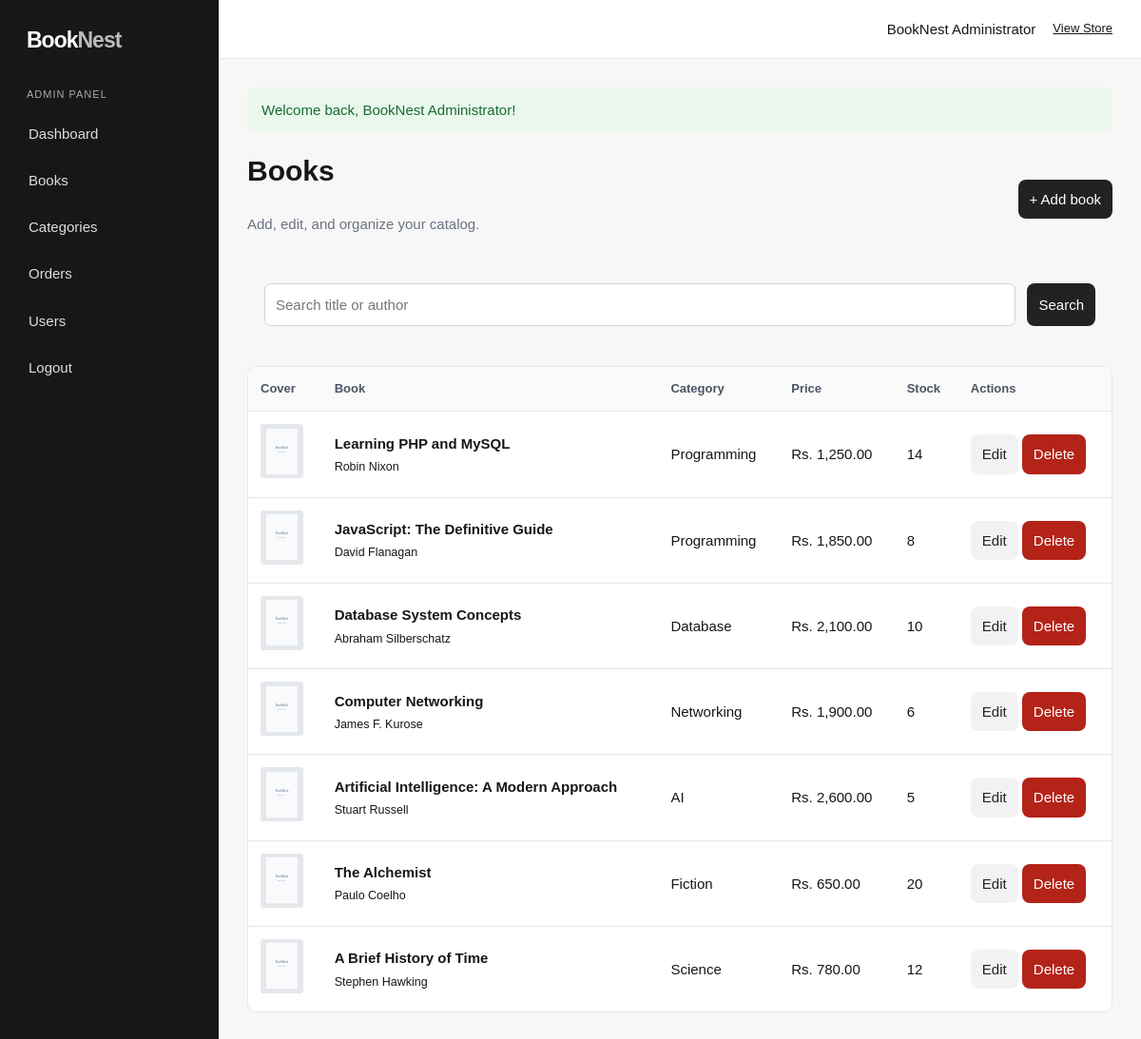
The app's page /admin/books.php (signed in) with its own data.
### tables this page shows
CREATE TABLE books (
  id INT UNSIGNED AUTO_INCREMENT PRIMARY KEY,
  category_id INT UNSIGNED NOT NULL,
  title VARCHAR(180) NOT NULL,
  author VARCHAR(120) NOT NULL,
  isbn VARCHAR(30) NULL UNIQUE,
  publisher VARCHAR(120) NULL,
  price DECIMAL(10,2) NOT NULL,
  quantity INT UNSIGNED NOT NULL DEFAULT 0,
  description TEXT NULL,
  image VARCHAR(255) NULL,
  featured TINYINT(1) NOT NULL DEFAULT 0,
  created_at TIMESTAMP DEFAULT CURRENT_TIMESTAMP,
  CONSTRAINT fk_books_category FOREIGN KEY (category_id) REFERENCES categories(id) ON UPDATE CASCADE ON DELETE RESTRICT
);

CREATE TABLE categories (
  id INT UNSIGNED AUTO_INCREMENT PRIMARY KEY,
  name VARCHAR(80) NOT NULL UNIQUE,
  description VARCHAR(255) NULL,
  created_at TIMESTAMP DEFAULT CURRENT_TIMESTAMP
);

### admin/books.php (the view, shortened to what this page needs)
<?php
require '../includes/admin-header.php';
$search = trim($_GET['search'] ?? '');
if ($search !== '') {
    $like = '%' . $search . '%';
    $stmt = $conn->prepare('SELECT b.*,c.name category_name FROM books b JOIN categories c ON b.category_id=c.id WHERE b.title LIKE ? OR b.author LIKE ? ORDER BY b.created_at DESC');
    $stmt->bind_param('ss', $like, $like);
    $stmt->execute();
    $books = $stmt->get_result();
} else
    $books = $conn->query('SELECT b.*,c.name category_name FROM books b JOIN categories c ON b.category_id=c.id ORDER BY b.created_at DESC');
?>
<div class="admin-actions">
    <div>
        <h1>Books</h1>
        <p class="muted">Add, edit, and organize your catalog.</p>
    </div><a class="btn" href="add-book.php">+ Add book</a>
</div>
<form class="filters" method="get"><input name="search" value="<?= e($search) ?>"
        placeholder="Search title or author"><button class="btn">Search</button></form>
<div class="table-wrap">
    <table>
        <thead>
            <tr>
                <th>Cover</th>
                <th>Book</th>
                <th>Category</th>
                <th>Price</th>
                <th>Stock</th>
                <th>Actions</th>
            </tr>
        </thead>
        <tbody><?php while ($b = $books->fetch_assoc()): ?>
                <tr>
                    <td><img class="thumbnail"
                            src="<?= $b['image'] ? '../uploads/' . e($b['image']) : '../images/book-placeholder.svg' ?>" alt="">
                    </td>
                    <td><strong><?= e($b['title']) ?></strong><br><small><?= e($b['author']) ?></small></td>
                    <td><?= e($b['category_name']) ?></td>
                    <td>Rs. <?= number_format($b['price'], 2) ?></td>
                    <td><?= $b['quantity'] ?></td>
                    <td><a class="btn btn-light" href="edit-book.php?id=<?= $b['id'] ?>">Edit</a>
                        <form method="post" style="display:inline" onsubmit="return confirm('Delete this book?')"><input
                                type="hidden" name="delete_id" value="<?= $b['id'] ?>"><button
                                class="btn btn-danger">Delete</button></form>
                    </td>
                </tr><?php endwhile; ?>
        </tbody>
    </table>
</div>
<?php require '../includes/admin-footer.php'; ?>

### css/style.css (style rules this page uses)
:root { --ink: #171717; --muted: #6b7280; --line: #e5e7eb; --soft: #f7f7f7; --white: #fff; --accent: #222; --danger: #b42318; --success: #137333; --radius: 12px }
* { box-sizing: border-box }
body { margin: 0; background: #fff; color: var(--ink); font: 15px/1.55 Arial, Helvetica, sans-serif }
a { color: inherit; text-decoration: none }
.muted { color: var(--muted) }
.btn, .button, button { border: 0; cursor: pointer; font: inherit }
.btn { display: inline-block; padding: 9px 12px; border-radius: 8px; background: #222; color: #fff }
.btn-light { background: #f2f2f2; color: #222 }
.btn-danger { background: #b42318 }
.filters { padding: 18px; background: var(--soft); display: flex; gap: 12px; margin-bottom: 24px; border-radius: 10px }
.filters input { flex: 1 }
input, textarea, select { width: 100%; padding: 10px 11px; border: 1px solid #d1d5db; border-radius: 7px; background: #fff; font: inherit }
.table-wrap { overflow: auto; border: 1px solid var(--line); border-radius: 10px }
table { border-collapse: collapse; width: 100%; background: #fff }
th, td { text-align: left; padding: 13px; border-bottom: 1px solid var(--line) }
th { background: #fafafa; font-size: 13px; color: #4b5563 }
tr:last-child td { border-bottom: 0 }
.admin-body { background: #f7f7f7 }
.admin-content h1 { margin-top: 0 }
.admin-actions { display: flex; justify-content: space-between; align-items: center; margin: 0 0 18px }
.thumbnail { width: 45px; height: 57px; object-fit: cover; border-radius: 4px; background: #ddd }

### records on screen
books: title "Learning PHP and MySQL", author "Robin Nixon", category.name "Programming", price "1,250.00", quantity "14"
books: title "JavaScript: The Definitive Guide", author "David Flanagan", category.name "Programming", price "1,850.00", quantity "8"
books: title "Database System Concepts", author "Abraham Silberschatz", category.name "Database", price "2,100.00", quantity "10"
books: title "Computer Networking", author "James F. Kurose", category.name "Networking", price "1,900.00", quantity "6"
books: title "Artificial Intelligence: A Modern Approach", author "Stuart Russell", category.name "AI", price "2,600.00", quantity "5"
books: title "The Alchemist", author "Paulo Coelho", category.name "Fiction", price "650.00", quantity "20"
books: title "A Brief History of Time", author "Stephen Hawking", category.name "Science", price "780.00", quantity "12"

### other values on screen
$_SESSION['user']['name'] "BookNest Administrator"
$_SESSION['flash'] "Welcome back, BookNest Administrator!"
